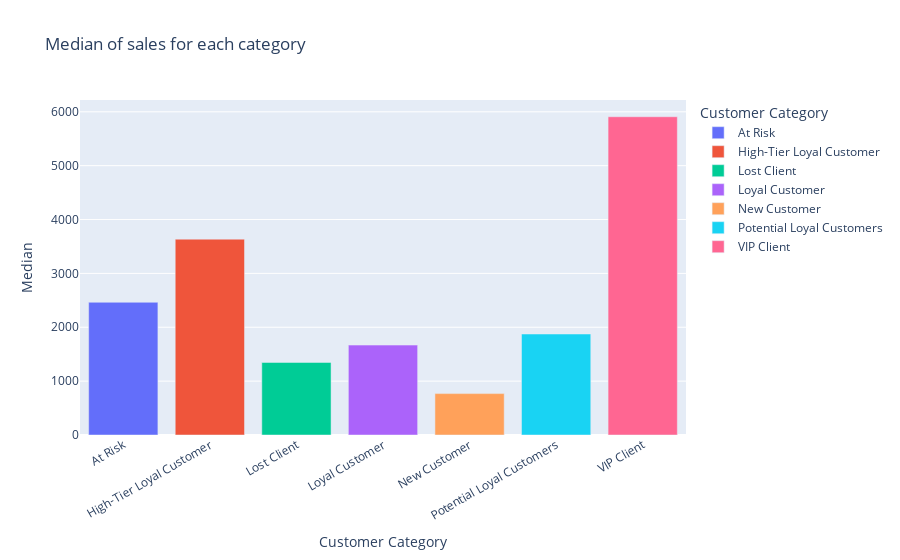

Source (notebook cell):
### Code cell
fig2 = px.bar(only_median_by_c,
              x='Customer_Category', 
              y='median', 
              title='Median of sales for each category',
             labels={'Customer_Category':'Customer Category', 'median':'Median'},
             color='Customer_Category',
             color_discrete_sequence=px.colors.qualitative.Plotly)
fig2.update_traces(textfont_size=10)
fig2.update_xaxes(tickangle=330)
fig2.show()

### Figure 1 — Plotly figure (JSON) as saved in the notebook; plotly's stock layout.template omitted (floating-point values rounded to 4 significant figures)
{"data": [{"hovertemplate": "Customer Category=%{x}<br>Median=%{y}<extra></extra>", "legendgroup": "At Risk", "marker": {"color": "#636EFA", "pattern": {"shape": ""}}, "name": "At Risk", "orientation": "v", "showlegend": true, "textfont": {"size": 10}, "textposition": "auto", "type": "bar", "x": ["At Risk"], "xaxis": "x", "y": [2464.0], "yaxis": "y"}, {"hovertemplate": "Customer Category=%{x}<br>Median=%{y}<extra></extra>", "legendgroup": "High-Tier Loyal Customer", "marker": {"color": "#EF553B", "pattern": {"shape": ""}}, "name": "High-Tier Loyal Customer", "orientation": "v", "showlegend": true, "textfont": {"size": 10}, "textposition": "auto", "type": "bar", "x": ["High-Tier Loyal Customer"], "xaxis": "x", "y": [3636.0], "yaxis": "y"}, {"hovertemplate": "Customer Category=%{x}<br>Median=%{y}<extra></extra>", "legendgroup": "Lost Client", "marker": {"color": "#00CC96", "pattern": {"shape": ""}}, "name": "Lost Client", "orientation": "v", "showlegend": true, "textfont": {"size": 10}, "textposition": "auto", "type": "bar", "x": ["Lost Client"], "xaxis": "x", "y": [1347.0], "yaxis": "y"}, {"hovertemplate": "Customer Category=%{x}<br>Median=%{y}<extra></extra>", "legendgroup": "Loyal Customer", "marker": {"color": "#AB63FA", "pattern": {"shape": ""}}, "name": "Loyal Customer", "orientation": "v", "showlegend": true, "textfont": {"size": 10}, "textposition": "auto", "type": "bar", "x": ["Loyal Customer"], "xaxis": "x", "y": [1669.0], "yaxis": "y"}, {"hovertemplate": "Customer Category=%{x}<br>Median=%{y}<extra></extra>", "legendgroup": "New Customer", "marker": {"color": "#FFA15A", "pattern": {"shape": ""}}, "name": "New Customer", "orientation": "v", "showlegend": true, "textfont": {"size": 10}, "textposition": "auto", "type": "bar", "x": ["New Customer"], "xaxis": "x", "y": [768.2], "yaxis": "y"}, {"hovertemplate": "Customer Category=%{x}<br>Median=%{y}<extra></extra>", "legendgroup": "Potential Loyal Customers", "marker": {"color": "#19D3F3", "pattern": {"shape": ""}}, "name": "Potential Loyal Customers", "orientation": "v", "showlegend": true, "textfont": {"size": 10}, "textposition": "auto", "type": "bar", "x": ["Potential Loyal Customers"], "xaxis": "x", "y": [1875.0], "yaxis": "y"}, {"hovertemplate": "Customer Category=%{x}<br>Median=%{y}<extra></extra>", "legendgroup": "VIP Client", "marker": {"color": "#FF6692", "pattern": {"shape": ""}}, "name": "VIP Client", "orientation": "v", "showlegend": true, "textfont": {"size": 10}, "textposition": "auto", "type": "bar", "x": ["VIP Client"], "xaxis": "x", "y": [5908.0], "yaxis": "y"}], "layout": {"barmode": "relative", "legend": {"title": {"text": "Customer Category"}, "tracegroupgap": 0}, "title": {"text": "Median of sales for each category"}, "xaxis": {"anchor": "y", "categoryarray": ["At Risk", "High-Tier Loyal Customer", "Lost Client", "Loyal Customer", "New Customer", "Potential Loyal Customers", "VIP Client"], "categoryorder": "array", "domain": [0, 1], "tickangle": -30, "title": {"text": "Customer Category"}}, "yaxis": {"anchor": "x", "domain": [0, 1], "title": {"text": "Median"}}}}
